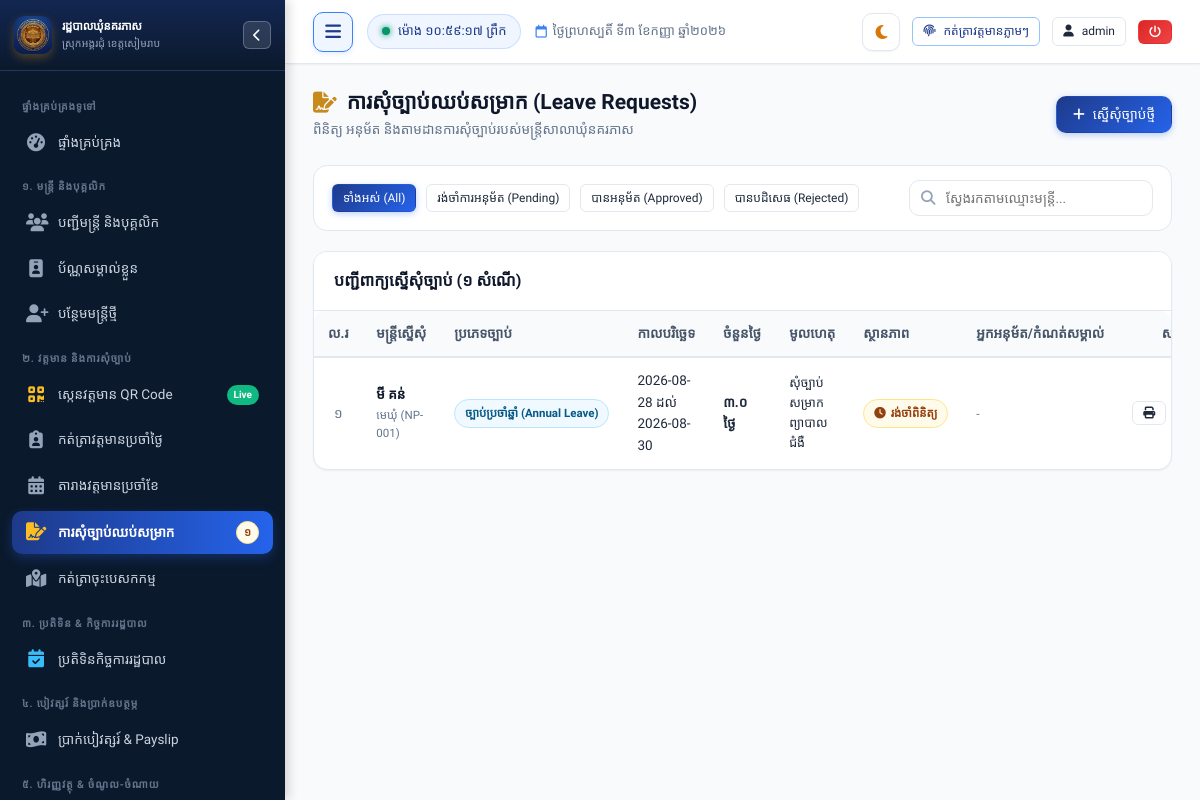
Page /leave (signed in) on the earlier database version.
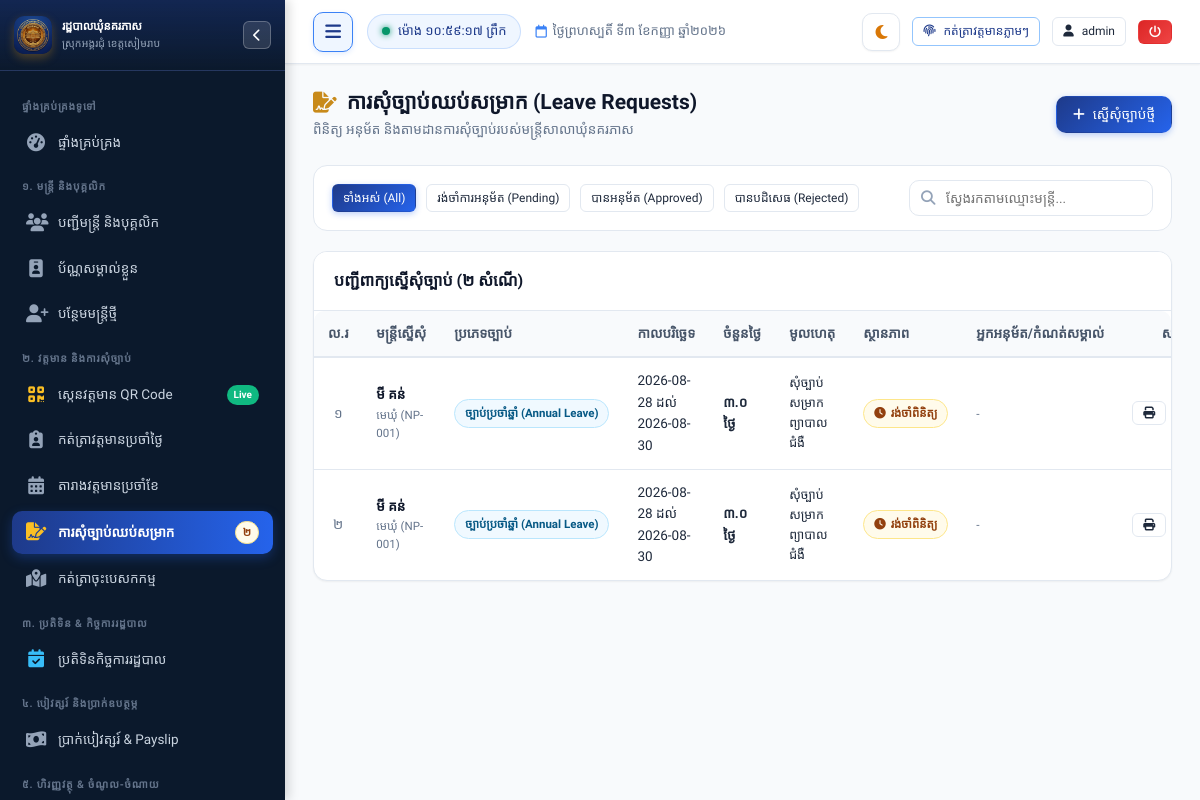
Same page on the later database version.
### tables this page shows
CREATE TABLE leave_requests (
        id INTEGER PRIMARY KEY AUTOINCREMENT,
        staff_id INTEGER NOT NULL,
        leave_type TEXT NOT NULL, -- 'annual', 'sick', 'personal', 'maternity', 'special'
        start_date TEXT NOT NULL,
        end_date TEXT NOT NULL,
        total_days REAL NOT NULL DEFAULT 1,
        reason TEXT NOT NULL,
        attachment TEXT,
        status TEXT DEFAULT 'pending', -- 'pending', 'approved', 'rejected'
        approved_by INTEGER,
        approval_remarks TEXT,
        approved_at TIMESTAMP,
        created_at TIMESTAMP DEFAULT CURRENT_TIMESTAMP,
        FOREIGN KEY (staff_id) REFERENCES staff (id) ON DELETE CASCADE
    );

CREATE TABLE staff (
        id INTEGER PRIMARY KEY AUTOINCREMENT,
        officer_code TEXT UNIQUE NOT NULL,
        name_kh TEXT NOT NULL,
        name_en TEXT NOT NULL,
        gender TEXT NOT NULL, -- 'ប្រុស', 'ស្រី'
        dob TEXT NOT NULL,
        national_id TEXT,
        phone TEXT,
        email TEXT,
        village TEXT NOT NULL,
        commune TEXT DEFAULT 'នគរភាស',
        district TEXT DEFAULT 'វ៉ារិន',
        province TEXT DEFAULT 'សៀមរាប',
        address TEXT,
        category TEXT NOT NULL, -- 'council', 'clerk', 'contract', 'village'
        position_title_kh TEXT NOT NULL,
        position_title_en TEXT,
        cadre_level TEXT, -- កម្រិតក្របខណ្ឌ
        appointment_date TEXT,
        contract_end_date TEXT,
        base_salary REAL DEFAULT 0,
        position_allowance REAL DEFAULT 0,
        family_allowance REAL DEFAULT 0,
        education_level TEXT,
        photo TEXT,
        status TEXT DEFAULT 'active', -- 'active', 'resigned', 'retired', 'suspended'
        emergency_contact TEXT,
        notes TEXT,
        created_at TIMESTAMP DEFAULT CURRENT_TIMESTAMP,
        updated_at TIMESTAMP DEFAULT CURRENT_TIMESTAMP
    );

### app.py (the view)
@app.route("/leave")
@login_required
def leave_list():
    status_filter = request.args.get("status", "all")
    conn = get_db()
    cursor = conn.cursor()
    query = """
        SELECT l.*, s.officer_code, s.name_kh, s.position_title_kh, s.category,
               u.full_name as approver_name
        FROM leave_requests l
        JOIN staff s ON l.staff_id = s.id
        LEFT JOIN users u ON l.approved_by = u.id
        WHERE 1=1
    """
    params = []
    if session.get("role") == "staff":
        query += " AND l.staff_id = ?"
        params.append(session.get("staff_id", 0))
    if status_filter in ["pending", "approved", "rejected"]:
        query += " AND l.status = ?"
        params.append(status_filter)
    query += " ORDER BY l.created_at DESC"
    cursor.execute(query, params)
    leave_requests = cursor.fetchall()
    conn.close()
    return render_template(
        "leave/list.html",
        leave_requests=leave_requests,
        status_filter=status_filter
    )

### app.py (called while the page is built, shortened)
@app.teardown_appcontext
def teardown_db(exception=None):
    close_db_connection(exception)

@app.after_request
def add_cache_headers(response):
    if request.path.startswith('/static/css') or request.path.startswith('/static/js'):
        response.headers['Cache-Control'] = 'no-cache, must-revalidate'
    elif request.path.startswith('/static') or request.path == '/favicon.ico':
        response.headers['Cache-Control'] = 'public, max-age=86400'
    return response

@app.before_request
def ensure_database_ready():
    if request.path.startswith('/static') or request.path == '/favicon.ico':
        return

@app.template_filter("kh_num")
def kh_num_filter(val):
    return to_khmer_num(val)

### database.py (called while the page is built, shortened)
def _raw_create_connection():
    conn = sqlite3.connect(DB_PATH)
    conn.row_factory = sqlite3.Row
    conn.execute("PRAGMA foreign_keys = ON")
    conn.execute("PRAGMA journal_mode = WAL")
    conn.execute("PRAGMA synchronous = NORMAL")
    conn.execute("PRAGMA cache_size = -64000")
    return SqliteConnectionWrapper(conn)

def get_db():
    global _DB_SCHEMA_INITIALIZED
    conn = None
    try:
        from flask import g, has_request_context
        if has_request_context():
            if not hasattr(g, 'db') or g.db is None:
                g.db = _raw_create_connection()
            conn = g.db
    except ImportError:
        pass
    if conn is None:
        conn = _raw_create_connection()
    if not _DB_SCHEMA_INITIALIZED:
        _DB_SCHEMA_INITIALIZED = True
        try:
            init_db(conn)
        except Exception as e:
            print(f"[Auto Schema Init Notice] {e}")
    return conn

def close_db_connection(e=None):
    try:
        from flask import g, has_request_context
        if has_request_context():
            db = getattr(g, 'db', None)
            if db is not None:
                g.db = None
                db._real_close()
    except ImportError:
        pass

    def cursor(self):
        return self._conn.cursor()

    def close(self):
        try:
            from flask import g, has_request_context
            if has_request_context() and getattr(g, 'db', None) is self:
                return
        except ImportError:
            pass
        self._real_close()

### templates/leave/list.html (shortened to what this page needs)
{% extends "base.html" %}
{% block content %}
<div class="page-header">
  <div class="page-header-title">
    <h1>
      <i class="fa-solid fa-file-signature text-gold"></i>
      <span>ការសុំច្បាប់ឈប់សម្រាក (Leave Requests)</span>
    </h1>
    <p>ពិនិត្យ អនុម័ត និងតាមដានការសុំច្បាប់របស់មន្ត្រីសាលាឃុំនគរភាស</p>
  </div>
  <div class="page-actions">
    <a href="{{ url_for('leave_request_create') }}" class="btn btn-primary">
      <i class="fa-solid fa-plus"></i>
      <span>ស្នើសុំច្បាប់ថ្មី</span>
    </a>
  </div>
</div>
<div class="filter-toolbar">
  <div class="filter-group">
    <a href="{{ url_for('leave_list', status='all') }}" class="btn btn-sm {% if status_filter == 'all' %}btn-primary{% else %}btn-outline{% endif %}">
      ទាំងអស់ (All)
    </a>
    <a href="{{ url_for('leave_list', status='pending') }}" class="btn btn-sm {% if status_filter == 'pending' %}btn-warning{% else %}btn-outline{% endif %}">
      រង់ចាំការអនុម័ត (Pending)
    </a>
    <a href="{{ url_for('leave_list', status='approved') }}" class="btn btn-sm {% if status_filter == 'approved' %}btn-success{% else %}btn-outline{% endif %}">
      បានអនុម័ត (Approved)
    </a>
    <a href="{{ url_for('leave_list', status='rejected') }}" class="btn btn-sm {% if status_filter == 'rejected' %}btn-danger{% else %}btn-outline{% endif %}">
      បានបដិសេធ (Rejected)
    </a>
  </div>
  <div class="search-input-wrapper">
    <i class="fa-solid fa-magnifying-glass search-icon"></i>
    <input type="text" id="table-client-search" class="form-control" placeholder="ស្វែងរកតាមឈ្មោះមន្ត្រី...">
  </div>
</div>
<div class="card">
  <div class="card-header">
    <div class="card-title">
      <span>បញ្ជីពាក្យស្នើសុំច្បាប់ ({{ leave_requests | length | kh_num }} សំណើ)</span>
    </div>
  </div>
  <div class="card-body" style="padding: 0;">
    <div class="table-responsive">
      <table class="custom-table filterable-table">
        <thead>
          <tr>
            <th style="width: 50px; text-align: center;">ល.រ</th>
            <th>មន្ត្រីស្នើសុំ</th>
            <th>ប្រភេទច្បាប់</th>
            <th>កាលបរិច្ឆេទ</th>
            <th>ចំនួនថ្ងៃ</th>
            <th>មូលហេតុ</th>
            <th>ស្ថានភាព</th>
            <th>អ្នកអនុម័ត/កំណត់សម្គាល់</th>
            <th style="text-align: center; width: 140px;">សកម្មភាព</th>
          </tr>
        </thead>
        <tbody>
          {% for l in leave_requests %}
          <tr>
            <td style="text-align: center; color: var(--text-muted);">{{ loop.index | kh_num }}</td>
            <td>
              <div style="font-weight: 600; color: var(--primary-dark);">{{ l.name_kh }}</div>
              <div style="font-size: 11.5px; color: var(--text-muted);">{{ l.position_title_kh }} ({{ l.officer_code }})</div>
            </td>
            <td>
              <span class="badge badge-info">{{ LEAVE_TYPES.get(l.leave_type, l.leave_type) }}</span>
            </td>
            <td>
              <div>{{ l.start_date }} ដល់ {{ l.end_date }}</div>
            </td>
            <td><strong>{{ l.total_days | kh_num }} ថ្ងៃ</strong></td>
            <td>
              <div style="max-width: 250px; white-space: normal; font-size: 12.5px;">{{ l.reason }}</div>
            </td>
            <td>
              {% if l.status == 'approved' %}
              <span class="badge badge-success"><i class="fa-solid fa-check"></i> បានអនុម័ត</span>
              {% elif l.status == 'rejected' %}
              <span class="badge badge-danger"><i class="fa-solid fa-xmark"></i> បានបដិសេធ</span>
              {% else %}
              <span class="badge badge-warning"><i class="fa-solid fa-clock"></i> រង់ចាំពិនិត្យ</span>
              {% endif %}
            </td>
            <td>
              {% if l.approver_name %}
              <div style="font-size: 12px; font-weight: 600;">{{ l.approver_name }}</div>
              <div style="font-size: 11px; color: var(--text-muted);">{{ l.approval_remarks or '-' }}</div>
              {% else %}
              <span style="color: var(--text-muted); font-size: 12px;">-</span>
              {% endif %}
            </td>
            <td style="text-align: center;">
              <div style="display: flex; justify-content: center; gap: 6px;">
                <a href="{{ url_for('leave_print_slip', leave_id=l.id) }}" target="_blank" class="btn btn-sm btn-outline" title="បោះពុម្ពលិខិតអនុញ្ញាតច្បាប់">
                  <i class="fa-solid fa-print"></i>
                </a>
              </div>
            </td>
          </tr>
          {% endfor %}
        </tbody>
      </table>
    </div>
  </div>
</div>
{% endblock %}

### templates/base.html (shortened to what this page needs)
<!DOCTYPE html>
<html lang="km">
<head>
  <link rel="stylesheet" href="https://cdnjs.cloudflare.com/ajax/libs/font-awesome/6.5.1/css/all.min.css">
  <link rel="stylesheet" href="{{ url_for('static', filename='css/style.css') }}?v=20260901-v2">
</head>
<body>
  <div class="app-container">
    <aside id="app-sidebar" class="sidebar">
      <div class="sidebar-header">
        <div class="sidebar-logo-icon" style="background: transparent; overflow: hidden; padding: 0;">
          <img src="{{ url_for('static', filename='img/app-icon.png') }}" alt="Logo" style="width: 100%; height: 100%; object-fit: cover; border-radius: 8px;">
        </div>
        <div class="sidebar-title-box">
          <h3>រដ្ឋបាលឃុំនគរភាស</h3>
          <p>ស្រុកអង្គរជុំ ខេត្តសៀមរាប</p>
        </div>
        <button type="button" id="sidebar-close-btn" class="sidebar-header-hide-btn" aria-label="លាក់ម៉ឺនុយ"
          title="លាក់/បិទផ្ទាំងម៉ឺនុយ (Hide Sidebar)">
          <i class="fa-solid fa-chevron-left"></i>
        </button>
      </div>
      <div class="sidebar-menu">
        <div class="menu-category">ផ្ទាំងគ្រប់គ្រងទូទៅ</div>
        <a href="{{ url_for('dashboard') }}"
          class="nav-link {% if request.path == '/' or request.path == '/dashboard' %}active{% endif %}">
          <i class="fa-solid fa-gauge-high"></i>
          <span>ផ្ទាំងគ្រប់គ្រង</span>
        </a>
        <div class="menu-category">១. មន្ត្រី និងបុគ្គលិក</div>
        <a href="{{ url_for('staff_list') }}" class="nav-link {% if request.path == '/staff' %}active{% endif %}">
          <i class="fa-solid fa-users"></i>
          <span>បញ្ជីមន្ត្រី និងបុគ្គលិក</span>
        </a>
        <a href="{{ url_for('staff_id_cards_batch') }}"
          class="nav-link {% if request.path == '/staff/id-cards' or '/id-card' in request.path %}active{% endif %}">
          <i class="fa-solid fa-id-badge"></i>
          <span>ប័ណ្ណសម្គាល់ខ្លួន</span>
        </a>
        {% if session.role in ['admin', 'clerk'] %}
        <a href="{{ url_for('staff_create') }}" class="nav-link {% if request.path == '/staff/new' %}active{% endif %}">
          <i class="fa-solid fa-user-plus"></i>
          <span>បន្ថែមមន្ត្រីថ្មី</span>
        </a>
        {% endif %}
        <div class="menu-category">២. វត្តមាន និងការសុំច្បាប់</div>
        <a href="{{ url_for('attendance_scan') }}"
          class="nav-link {% if request.path == '/attendance/scan' %}active{% endif %}">
          <i class="fa-solid fa-qrcode" style="color: #fbbf24;"></i>
          <span>ស្កេនវត្តមាន QR Code</span>
          <span class="nav-badge" style="background: #10b981; color: #ffffff; font-size: 10px;">Live</span>
        </a>
        <a href="{{ url_for('attendance_daily') }}"
          class="nav-link {% if request.path == '/attendance/daily' %}active{% endif %}">
          <i class="fa-solid fa-clipboard-user"></i>
          <span>កត់ត្រាវត្តមានប្រចាំថ្ងៃ</span>
        </a>
        <a href="{{ url_for('attendance_monthly') }}"
          class="nav-link {% if request.path == '/attendance/monthly' %}active{% endif %}">
          <i class="fa-solid fa-calendar-days"></i>
          <span>តារាងវត្តមានប្រចាំខែ</span>
        </a>
        <a href="{{ url_for('leave_list') }}"
          class="nav-link {% if request.path.startswith('/leave') %}active{% endif %}">
          <i class="fa-solid fa-file-signature"></i>
          <span>ការសុំច្បាប់ឈប់សម្រាក</span>
          {% if pending_leaves_count > 0 %}
          <span class="nav-badge badge-warning">{{ pending_leaves_count | kh_num }}</span>
          {% endif %}
        </a>
        <a href="{{ url_for('mission_list') }}"
          class="nav-link {% if request.path.startswith('/missions') %}active{% endif %}">
          <i class="fa-solid fa-map-location-dot"></i>
          <span>កត់ត្រាចុះបេសកកម្ម</span>
        </a>
        <div class="menu-category">៣. ប្រតិទិន & កិច្ចការរដ្ឋបាល</div>
        <a href="{{ url_for('calendar_index') }}"
          class="nav-link {% if request.path.startswith('/calendar') %}active{% endif %}">
          <i class="fa-solid fa-calendar-check" style="color: #38bdf8;"></i>
          <span>ប្រតិទិនកិច្ចការរដ្ឋបាល</span>
        </a>
        <div class="menu-category">៤. បៀវត្សរ៍ និងប្រាក់ឧបត្ថម្ភ</div>
        <a href="{{ url_for('payroll_list') }}"
          class="nav-link {% if request.path.startswith('/payroll') %}active{% endif %}">
          <i class="fa-solid fa-money-bill-wave"></i>
          <span>ប្រាក់បៀវត្សរ៍ & Payslip</span>
        </a>
        <div class="menu-category">៥. ហិរញ្ញវត្ថុ & ចំណូល-ចំណាយ</div>
      </div>
    </aside>
    <div class="main-wrapper">
      <header class="topbar">
        <div class="topbar-left">
          <button type="button" id="sidebar-toggle-btn" class="sidebar-toggle-btn" aria-label="លាក់/បង្ហាញម៉ឺនុយ"
            title="លាក់/បង្ហាញម៉ឺនុយ (Toggle Sidebar)">
            <i class="fa-solid fa-bars"></i>
          </button>
          <div class="live-clock-badge">
            <span class="dot"></span>
            <span id="live-time-display">កំពុងផ្ទុកម៉ោង...</span>
          </div>
          <span class="topbar-date-display">
            <i class="fa-regular fa-calendar"></i>
            <span class="date-text">{{ today_khmer }}</span>
          </span>
        </div>
        <div class="topbar-right">
          <button type="button" id="theme-toggle-btn" class="theme-toggle-btn" aria-label="ប្តូរពណ៌ Theme"
            title="ប្តូរពន្លឺ Theme (Light / Dark Mode)">
            <i class="fa-solid fa-moon" id="theme-toggle-icon"></i>
          </button>
          <button id="btn-quick-checkin" onclick="handleQuickCheckin()" class="btn btn-sm btn-outline-primary"
            title="កត់ត្រាវត្តមានចូល/ចេញថ្ងៃនេះ">
            <i class="fa-solid fa-fingerprint"></i>
            <span class="btn-text">កត់ត្រាវត្តមានភ្លាមៗ</span>
          </button>
          <a href="{{ url_for('user_profile') }}" class="btn btn-sm btn-outline user-profile-btn" title="គណនីរបស់ខ្ញុំ">
            <i class="fa-solid fa-user"></i>
            <span class="user-name-text">{{ session.username }}</span>
          </a>
          <a href="{{ url_for('logout') }}" class="btn btn-sm btn-danger logout-btn" title="ចាកចេញពីប្រព័ន្ធ">
            <i class="fa-solid fa-power-off"></i>
          </a>
        </div>
      </header>
      <main class="page-content">
        {% block content %}{% endblock %}
      </main>
    </div>
  </div>
</body>
</html>

Differences in the rows shown:
added leave_requests: name_kh "មី គន់", position_title_kh "មេឃុំ", officer_code "NP-001", get "ច្បាប់ប្រចាំឆ្នាំ (Annual Leave)", start_date "2026-08-28", end_date "2026-08-30", total_days|kh_num "៣.០", reason "សុំច្បាប់សម្រាកព្យាបាលជំងឺ", status "pending" (drawn)
Other differences:
{{ pending_leaves_count | kh_num }}: "១" → "២"
{{ leave_requests | length | kh_num }}: "១" → "២"
